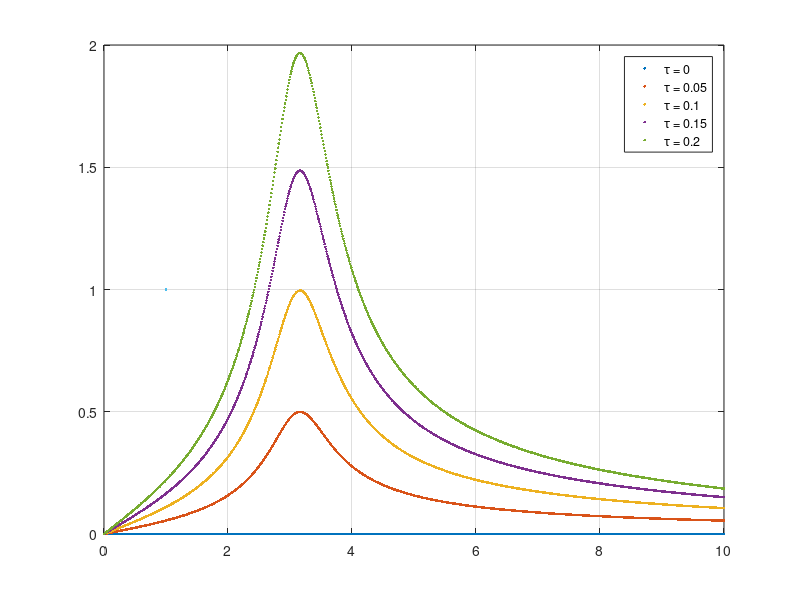

The MATLAB script that drew this image: (Note: this script raises an error after producing the figure.)
clc 
close all
clear

format longG
%%

w = 0:0.01:10;
t = 0:0.05:0.2;

for i = 1:length(t)
y(:,i) = ((10)./(sqrt((10-w.^2).^2 + w.^2))) .* sqrt((cos(t(i).*w)-1).^2 + (sin(t(i).*w)).^2) ;
end

figure
plot(w,y,'.',LineWidth=1)
grid on

legend('\tau = 0','\tau = 0.05','\tau = 0.1','\tau = 0.15','\tau = 0.2')

max_tau = max(y(:,3));


%% question 2

% closed looped poles
root = roots([1,220,484,1000,240]);

% showig stability using stablitiyt using robust stabiltiy

w = 0.1:0.01:10;

N = sqrt((240-480*w.^2).^2 + (600.*w - 120.*w.^3).^2) .* w;
D = sqrt((w.^4 - 484.*w.^2 + 240).^2 + (-220.*w.^3 + 1000.*w).^2) .* sqrt(w.^2 + 10);

Robust = N./D;


figure(Name="Cheching ofr stability")

plot(w(:),Robust(1,:),"*")
xlabel("frequency \omega")
ylabel("Robust mag")
grid on
% system is stable
